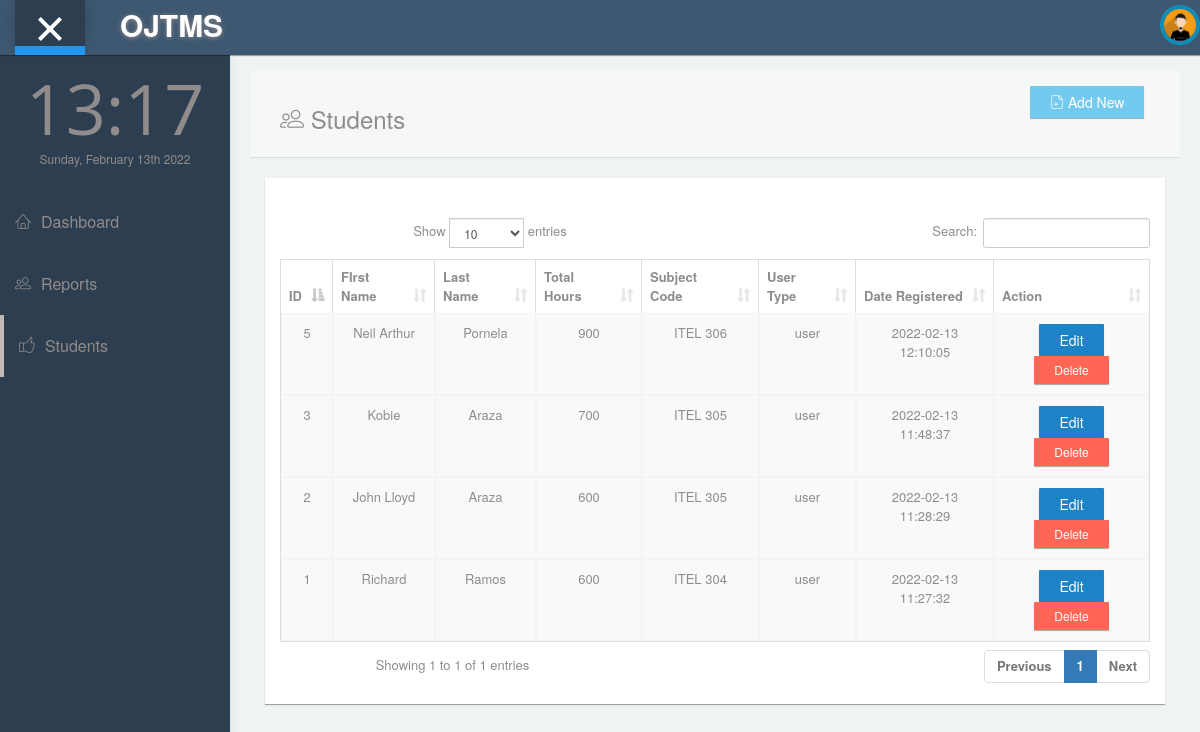
Page /data on the committed database.
### tables this page shows
CREATE TABLE accounts (
    id INTEGER PRIMARY KEY AUTOINCREMENT,
    first_name TEXT(49),
    last_name TEXT(49),
    email_add VARCHAR(255),
    contact_no INTEGER(11),
    user_name VARCHAR(15),
    user_pass VARCHAR(15),
    hours VARCHAR(15),
    user_type VARCHAR(15),
    sub_code VARCHAR(50),
    acc_created TIMESTAMP NOT NULL DEFAULT CURRENT_TIMESTAMP
);

### app.py (the view)
@app.route('/data')
def data():
    conn = get_db_connection()
    posts = conn.execute('SELECT * FROM accounts  ORDER BY acc_created DESC').fetchall()
    conn.close()
    return render_template('admin/data.html', posts=posts)

### app.py (called while the page is built)
def get_db_connection():
    conn = sqlite3.connect('database.db')
    conn.row_factory = sqlite3.Row
    return conn

### templates/admin/data.html (shortened to what this page needs)
{% extends 'admin/students.html' %}
{% block content %}
<form method="post">
              <div class="col-md-12 padding-0">
                <div class="col-md-12">
                  <div class="panel box-v1 animated pulse">
                    <div class="panel-body text-center">
                      <table id="datatables-example" class="table table-striped table-bordered" width="100%"
                        cellspacing="0">
                        <thead>
                          <tr>
                            <th>ID</th>
                            <th>FIrst Name</th>
                            <th>Last Name</th>
                            <th>Total Hours</th>
                            <th>Subject Code</th>
                            <th>User Type</th>
                            <th>Date Registered</th>
                            <th>Action</th>
                          </tr>
                        </thead>
                        {% for post in posts %}
                        <tbody>
                          <tr>
                            <td>{{ post['id'] }}</td>
                            <td>{{ post['first_name'] }}</td>
                            <td>{{ post['last_name'] }}</td>
                            <td>{{ post['hours'] }}</td>
                            <td>{{ post['sub_code'] }}</td>
                            <td>{{ post['user_type'] }}</td>
                            <td>{{ post['acc_created'] }}</td>
                            <td>
                              <form action="{{ url_for('delete', id=post['id'] )}}" method="post">
                              <a href="{{ url_for('edit',id=post['id'])}}" class="btn btn-primary">Edit</a>
                                <input type="submit" value="Delete" class="btn btn-danger btn-sm" onClick="return confirm('Are you sure you want to delete this post?')">
                              </form>
                            </td>
                          </tr>
                        </tbody>
                        {% endfor %}
                      </table>
                    </div>
                  </div>
                </div>
              </div>
            </form>
{% endblock %}

### templates/admin/students.html (shortened to what this page needs)
<!DOCTYPE html>
<html lang="en">
<head>
  <link rel="stylesheet" type="text/css" href="../static/css/bootstrap.min.css">
  <link rel="stylesheet" type="text/css" href="../static/css/animate.min.css">
  <link rel="stylesheet" type="text/css" href="../static/linearicons/icons.css" />
  <link rel="stylesheet" type="text/css" href="../static/css/plugins/datatables.bootstrap.min.css" />
  <link rel="stylesheet" type="text/css" href="../static/css/plugins/simple-line-icons.css" />
  <link href="../static/css/style.css" rel="stylesheet">
</head>
<body id="mimin" class="dashboard">
  <nav class="navbar navbar-default header navbar-fixed-top" style="background-color: rgba(62,88,113);">
    <div class="col-md-12 nav-wrapper">
      <div class="navbar-header" style="width:100%;">
        <div class="opener-left-menu is-open" style="background-color: rgba(44,62,80);">
          <span class="bottom"></span>
        </div>
        <a href="/adviser-home" class="navbar-brand">
          <b>OJTMS</b>
        </a>
        <ul class="nav navbar-nav navbar-right user-nav">
          <li class="user-name"></li>
          <li class="dropdown avatar-dropdown">
            <img src="../static/img/avatar.jpg" class="img-circle avatar" alt="user name" data-toggle="dropdown"
              aria-haspopup="true" aria-expanded="true" />
          </li>
        </ul>
      </div>
    </div>
  </nav>
  <div class="container-fluid mimin-wrapper">
    <div id="left-menu">
      <div class="sub-left-menu scroll" style="background-color: rgba(44,62,80);">
        <ul class="nav nav-list">
          <li class="time">
            <h1 class="animated fadeInLeft">21:00</h1>
            <p class="animated fadeInRight">Sat,June 1st 2021</p>
          </li>
          <li>
            <a href="{{url_for('home')}}">
              <span class="lnr lnr-home"></span>Dashboard
            </a>
          </li>
          <li>
            <a href="{{url_for('card')}}">
              <span class="lnr lnr-users"></span>Reports
            </a>
          </li>
          <li class="active">
            <a href="{{url_for('data')}}">
              <span class="lnr lnr-thumbs-up"></span>Students
            </a>
          </li>
        </ul>
      </div>
    </div>
    <div id="content">
      <div class="col-md-12" style="padding:20px;">
        <div class="col-md-12 padding-0">
          <div class="col-md-12 padding-0">
            <div class="col-md-12 padding-0">
              <div class="panel box-shadow-none content-header">
                <div class="panel-body">
                  <div class="col-md-10">
                    <h3 class="animated fadeInLeft"><span class="lnr lnr-users"></span> Students</h3>
                  </div>
                  <div class="col-md-2">
                            <a class="btn btn-md btn-info text-right" href="#" data-toggle="modal" data-target="#add"><i class="lnr lnr-file-add"></i> Add New</a>
                        </div>
                </div>
              </div>
            </div>
              {% block content %} {% endblock %}
          </div>
        </div>
      </div>
    </div>
  </div>
</body>
</html>

### rows in the picture
accounts: id "5", first_name "Neil Arthur", last_name "Pornela", hours "900", sub_code "ITEL 306", user_type "user", acc_created "2022-02-13 12:10:05"
accounts: id "3", first_name "Kobie", last_name "Araza", hours "700", sub_code "ITEL 305", user_type "user", acc_created "2022-02-13 11:48:37"
accounts: id "2", first_name "John Lloyd", last_name "Araza", hours "600", sub_code "ITEL 305", user_type "user", acc_created "2022-02-13 11:28:29"
accounts: id "1", first_name "Richard", last_name "Ramos", hours "600", sub_code "ITEL 304", user_type "user", acc_created "2022-02-13 11:27:32"
